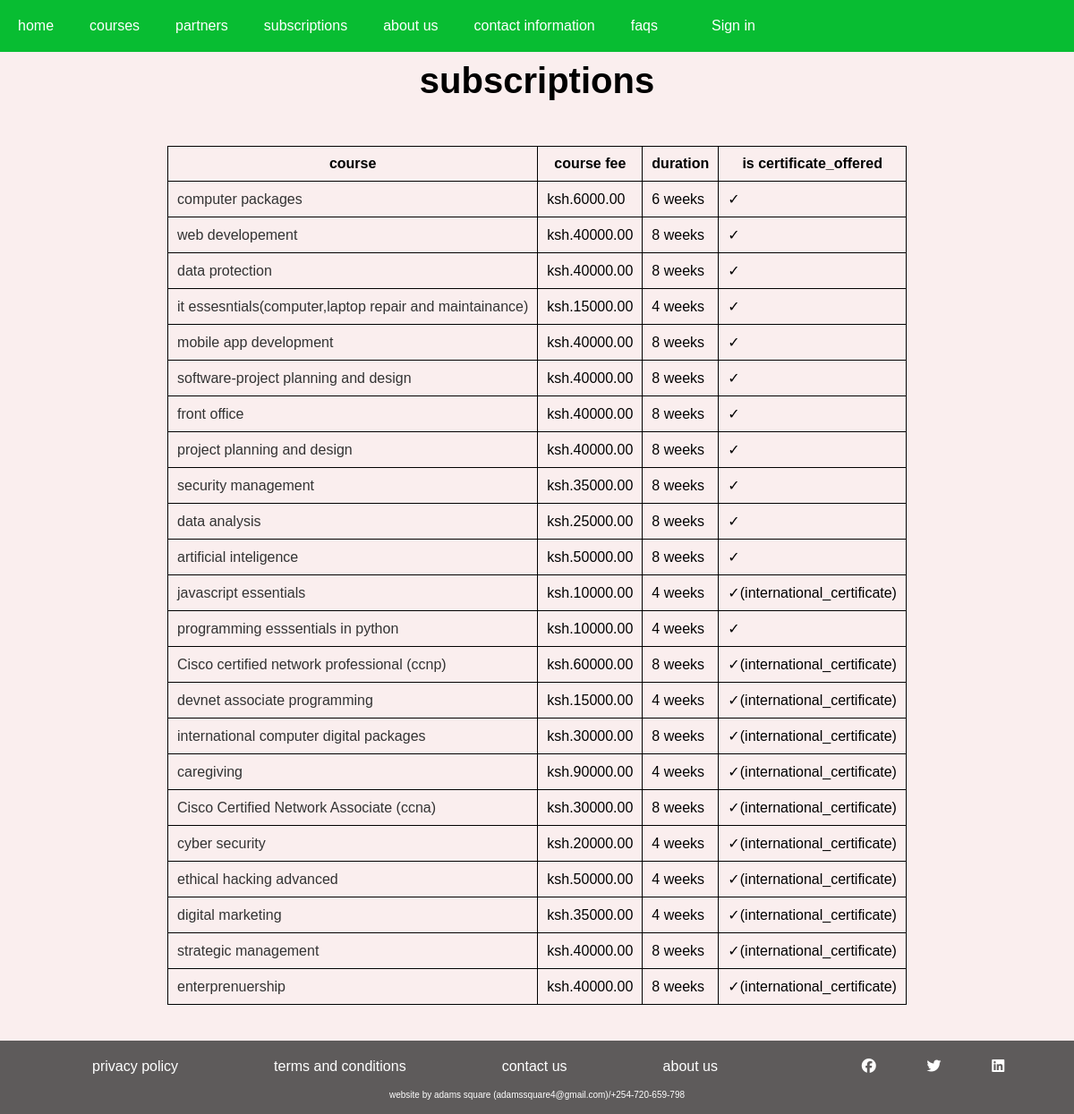
The page /home/subscription on the database as committed earlier.
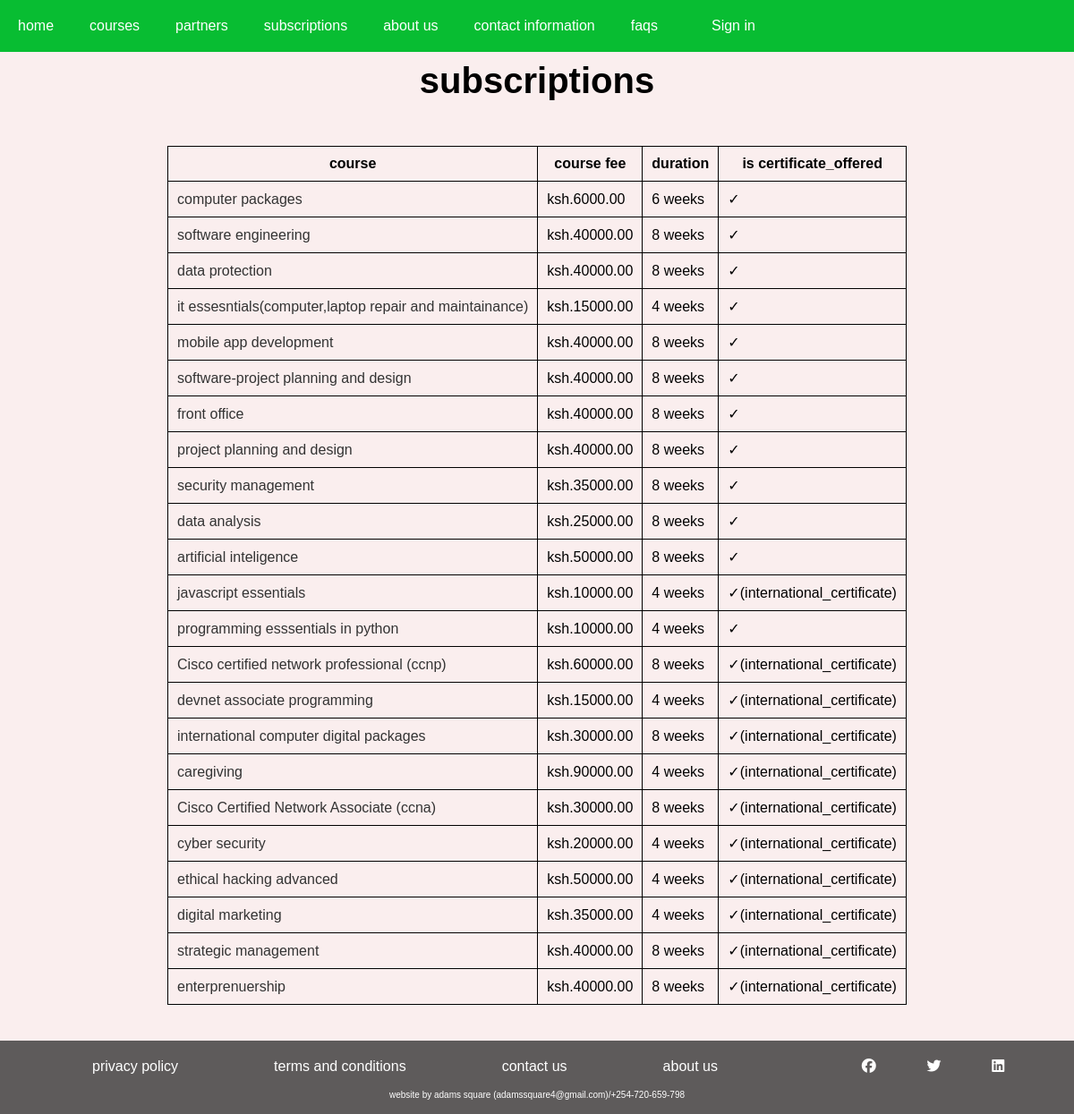
The same page on the database as committed later.
### courses/models.py (models this page shows, shortened)
class Course(models.Model):
    owner = models.ForeignKey(
        settings.AUTH_USER_MODEL,
        related_name="courses_created",
        on_delete=models.CASCADE,
    )
    subject = models.ForeignKey(
        Subject, related_name="courses", on_delete=models.CASCADE
    )
    title = models.CharField(max_length=200)
    slug = models.SlugField(max_length=200, unique=True)
    overview = models.TextField()
    created = models.DateTimeField(auto_now_add=True)
    image = models.ImageField(upload_to="images/course/photos", blank=True, null=True)
    cert_benefit = models.TextField(blank=True, null=True)
    international_certification = models.BooleanField(default=False)
    period_in_weeks = models.IntegerField(blank=True, null=True)
    fee = models.DecimalField(max_digits=9, decimal_places=2, blank=True, null=True)
    class Meta:
        ordering = ["-created"]

### courses/views.py (the view)
# urls.py: path("home/subscription", views.subscription, name="subscription"),
def subscription(request):
    subs = Course.objects.all()
    context = {
        "subs": subs,
    }
    return render(request, "public/subscription.html", context)

### courses/templatetags/course.py (called while the page is built)
@register.filter(name="has_group")
def has_group(user, group_name):
    return user.groups.filter(name=group_name).exists()

### courses/templates/public/subscription.html (shortened to what this page needs)
{% extends "base.html" %}
{% load static %}
{% block content %}
<div class="oc_title">subscriptions</div>
<div class="sub_table">
<table>
    <thead>
        <tr>
            <th>course</th>
            <th>course fee</th>
            <th>duration</th>
            <th>is certificate_offered</th>
        </tr>
    </thead>
    <tbody>
        {% for sub in subs  %}
        <tr>
            <td><a href="{% url "course_about" sub.id sub.title %}" class="h_link">{{ sub.title }}</a></td>
            <td>ksh.{{ sub.fee }}</td>
            <td>{{ sub.period_in_weeks }} weeks</td>
            <td>
                {% if sub.international_certification %}
                   &check;(international_certificate)
                {% else %}
                 &check;
                {% endif %}
            </td>
        </tr>
        {% endfor %}
    </tbody>
</table>
</div>
{% endblock content %}

Rows that differ between the two databases and show on the page:
changed Course: title "web developement" → "software engineering"
